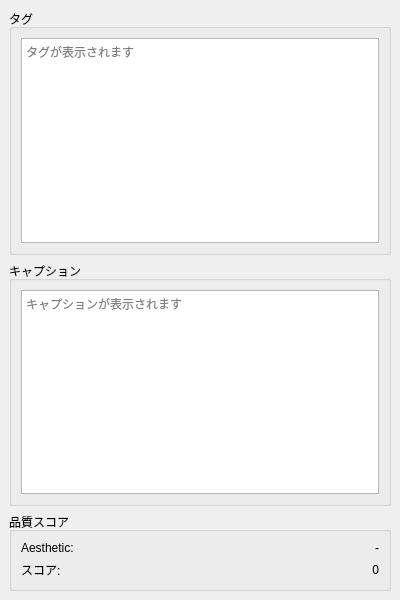
<?xml version='1.0' encoding='utf-8'?>
<ui version="4.0">
 <class>AnnotationDataDisplayWidget</class>
 <widget class="QWidget" name="AnnotationDataDisplayWidget">
  <property name="geometry">
   <rect>
    <x>0</x>
    <y>0</y>
    <width>400</width>
    <height>600</height>
   </rect>
  </property>
  <property name="windowTitle">
   <string>Annotation Data Display</string>
  </property>
  <layout class="QVBoxLayout" name="verticalLayoutMain">
   <property name="spacing">
    <number>6</number>
   </property>
   <property name="leftMargin">
    <number>9</number>
   </property>
   <property name="topMargin">
    <number>9</number>
   </property>
   <property name="rightMargin">
    <number>9</number>
   </property>
   <property name="bottomMargin">
    <number>9</number>
   </property>
   <item>
    <widget class="QGroupBox" name="groupBoxTags">
     <property name="title">
      <string>タグ</string>
     </property>
     <layout class="QVBoxLayout" name="verticalLayoutTags">
      <item>
       <widget class="QTextEdit" name="textEditTags">
        <property name="sizePolicy">
         <sizepolicy hsizetype="Expanding" vsizetype="Expanding">
          <horstretch>0</horstretch>
          <verstretch>2</verstretch>
         </sizepolicy>
        </property>
        <property name="placeholderText">
         <string>タグが表示されます</string>
        </property>
       </widget>
      </item>
     </layout>
    </widget>
   </item>
   <item>
    <widget class="QGroupBox" name="groupBoxCaption">
     <property name="title">
      <string>キャプション</string>
     </property>
     <layout class="QVBoxLayout" name="verticalLayoutCaption">
      <item>
       <widget class="QTextEdit" name="textEditCaption">
        <property name="sizePolicy">
         <sizepolicy hsizetype="Expanding" vsizetype="Expanding">
          <horstretch>0</horstretch>
          <verstretch>2</verstretch>
         </sizepolicy>
        </property>
        <property name="placeholderText">
         <string>キャプションが表示されます</string>
        </property>
       </widget>
      </item>
     </layout>
    </widget>
   </item>
   <item>
    <widget class="QGroupBox" name="groupBoxScores">
     <property name="title">
      <string>品質スコア</string>
     </property>
     <layout class="QGridLayout" name="gridLayoutScores">
      <item row="0" column="0">
       <widget class="QLabel" name="labelScoreType">
        <property name="text">
         <string>Aesthetic:</string>
        </property>
        <property name="sizePolicy">
         <sizepolicy hsizetype="Preferred" vsizetype="Fixed">
          <horstretch>0</horstretch>
          <verstretch>0</verstretch>
         </sizepolicy>
        </property>
       </widget>
      </item>
      <item row="0" column="1">
       <widget class="QLabel" name="labelScoreTypeValue">
        <property name="text">
         <string>-</string>
        </property>
        <property name="alignment">
         <set>Qt::AlignmentFlag::AlignRight|Qt::AlignmentFlag::AlignTrailing|Qt::AlignmentFlag::AlignVCenter</set>
        </property>
        <property name="sizePolicy">
         <sizepolicy hsizetype="Preferred" vsizetype="Fixed">
          <horstretch>0</horstretch>
          <verstretch>0</verstretch>
         </sizepolicy>
        </property>
       </widget>
      </item>
      <item row="1" column="0">
       <widget class="QLabel" name="labelOverallScore">
        <property name="text">
         <string>スコア:</string>
        </property>
        <property name="sizePolicy">
         <sizepolicy hsizetype="Preferred" vsizetype="Fixed">
          <horstretch>0</horstretch>
          <verstretch>0</verstretch>
         </sizepolicy>
        </property>
       </widget>
      </item>
      <item row="1" column="1">
       <widget class="QLabel" name="labelOverallValue">
        <property name="text">
         <string>0</string>
        </property>
        <property name="alignment">
         <set>Qt::AlignmentFlag::AlignRight|Qt::AlignmentFlag::AlignTrailing|Qt::AlignmentFlag::AlignVCenter</set>
        </property>
        <property name="sizePolicy">
         <sizepolicy hsizetype="Preferred" vsizetype="Fixed">
          <horstretch>0</horstretch>
          <verstretch>0</verstretch>
         </sizepolicy>
        </property>
       </widget>
      </item>
     </layout>
    </widget>
   </item>
  </layout>
 </widget>
 <resources />
 <connections />
</ui>
